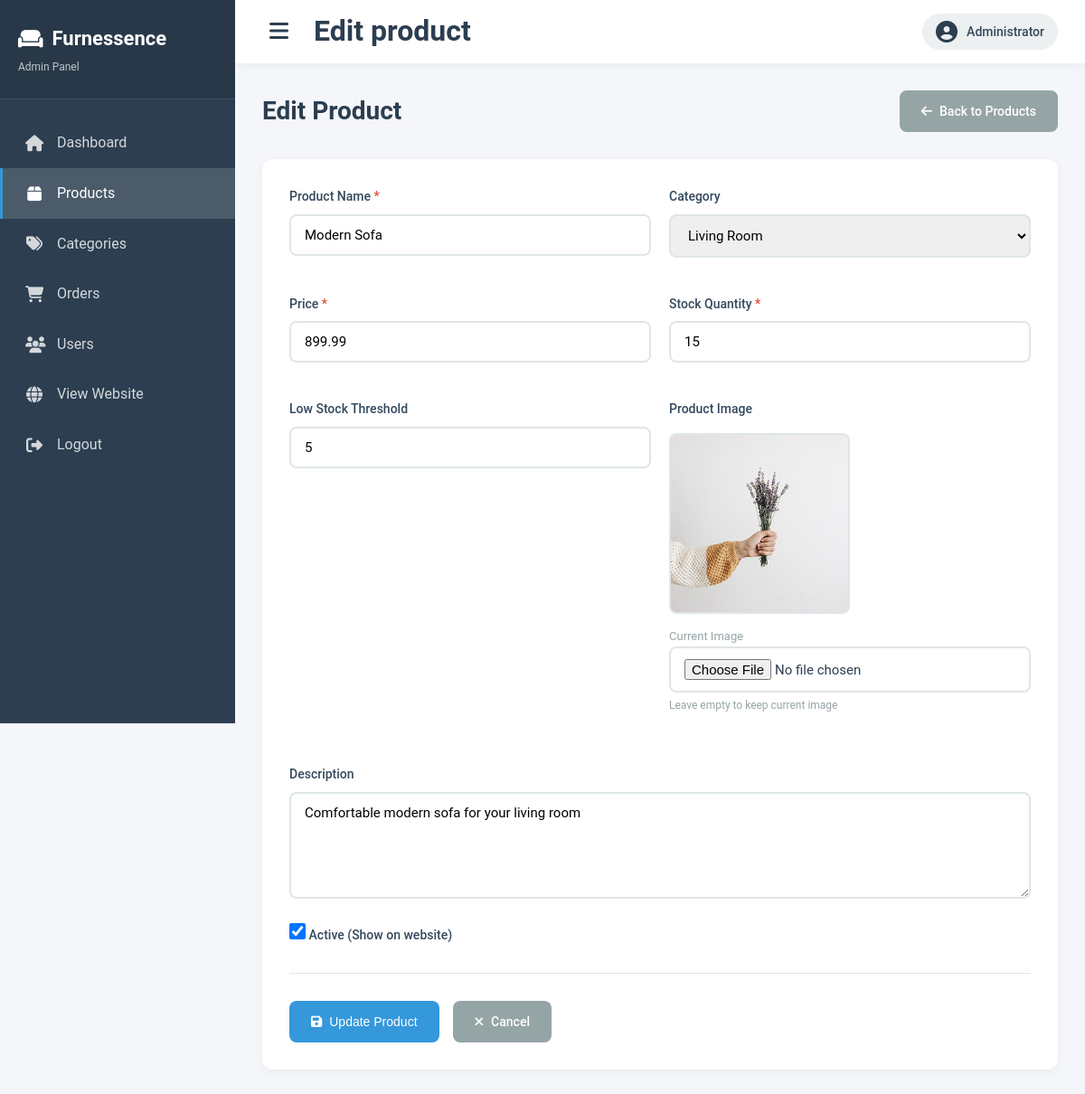
/Admin/edit_product.php?id=1 (signed in), run on the app's committed database.
### tables this page shows
CREATE TABLE IF NOT EXISTS products (
    id INT(11) AUTO_INCREMENT PRIMARY KEY,
    category_id INT(11),
    name VARCHAR(255) NOT NULL,
    slug VARCHAR(255) NOT NULL UNIQUE,
    description TEXT,
    price DECIMAL(10,2) NOT NULL,
    stock_quantity INT(11) NOT NULL DEFAULT 0,
    low_stock_threshold INT(11) DEFAULT 10,
    image VARCHAR(255),
    is_active TINYINT(1) DEFAULT 1,
    created_at TIMESTAMP DEFAULT CURRENT_TIMESTAMP,
    updated_at TIMESTAMP DEFAULT CURRENT_TIMESTAMP ON UPDATE CURRENT_TIMESTAMP,
    FOREIGN KEY (category_id) REFERENCES categories(id) ON DELETE SET NULL,
    INDEX idx_category (category_id),
    INDEX idx_slug (slug),
    INDEX idx_active (is_active)
);

CREATE TABLE IF NOT EXISTS categories (
    id INT(11) AUTO_INCREMENT PRIMARY KEY,
    name VARCHAR(100) NOT NULL,
    slug VARCHAR(100) NOT NULL UNIQUE,
    description TEXT,
    created_at TIMESTAMP DEFAULT CURRENT_TIMESTAMP,
    INDEX idx_slug (slug)
);

### Admin/admin_config.php (called while the page is built, shortened)
<?php
require_once dirname(__DIR__) . '/config.php';
function isAdminLoggedIn() {
    return isset($_SESSION['admin_id']) && isset($_SESSION['admin_username']);
}
function getAdminInfo() {
    global $conn;
    $admin_id = $_SESSION['admin_id'];
    $stmt = mysqli_prepare($conn, "SELECT id, username, email, full_name FROM admins WHERE id = ? LIMIT 1");
    mysqli_stmt_bind_param($stmt, "i", $admin_id);
    mysqli_stmt_execute($stmt);
    $result = mysqli_stmt_get_result($stmt);
    if ($result && mysqli_num_rows($result) > 0) {
        $admin = mysqli_fetch_assoc($result);
        return $admin;
    }
    return null;
}
?>

### Admin/edit_product.php (the view, shortened to what this page needs)
<?php
require_once 'admin_config.php';
$admin = getAdminInfo();
$product_id = isset($_GET['id']) ? intval($_GET['id']) : 0;
$product_stmt = mysqli_prepare($conn, "SELECT * FROM products WHERE id = ? LIMIT 1");
mysqli_stmt_bind_param($product_stmt, "i", $product_id);
mysqli_stmt_execute($product_stmt);
$product_result = mysqli_stmt_get_result($product_stmt);
$product = mysqli_fetch_assoc($product_result);
$categories_query = "SELECT * FROM categories ORDER BY name ASC";
$categories_result = mysqli_query($conn, $categories_query);
?>
<!DOCTYPE html>
<html lang="en">
<head>
    <link rel="stylesheet" href="../assests/css/admin.css">
    <link rel="stylesheet" href="https://cdnjs.cloudflare.com/ajax/libs/font-awesome/6.4.0/css/all.min.css">
</head>
<body class="admin-body">
    <?php include 'includes/sidebar.php'; ?>
    <div class="admin-main">
        <?php include 'includes/header.php'; ?>
        <div class="admin-content">
            <div class="page-header">
                <h1>Edit Product</h1>
                <a href="manage_products.php" class="btn-secondary">
                    <i class="fas fa-arrow-left"></i> Back to Products
                </a>
            </div>
            <div class="form-card">
                <form method="POST" enctype="multipart/form-data" class="admin-form">
                    <div class="form-grid">
                        <div class="form-group">
                            <label for="name">Product Name <span class="required">*</span></label>
                            <input
                                type="text"
                                id="name"
                                name="name"
                                required
                                value="<?php echo htmlspecialchars($product['name']); ?>"
                            >
                        </div>
                        <div class="form-group">
                            <label for="category_id">Category</label>
                            <select id="category_id" name="category_id">
                                <?php while($cat = mysqli_fetch_assoc($categories_result)): ?>
                                    <option value="<?php echo $cat['id']; ?>"
                                        <?php echo ($product['category_id'] == $cat['id']) ? 'selected' : ''; ?>>
                                        <?php echo htmlspecialchars($cat['name']); ?>
                                    </option>
                                <?php endwhile; ?>
                            </select>
                        </div>
                        <div class="form-group">
                            <label for="price">Price <span class="required">*</span></label>
                            <input
                                type="number"
                                id="price"
                                name="price"
                                required
                                step="0.01"
                                min="0"
                                value="<?php echo $product['price']; ?>"
                            >
                        </div>
                        <div class="form-group">
                            <label for="stock_quantity">Stock Quantity <span class="required">*</span></label>
                            <input
                                type="number"
                                id="stock_quantity"
                                name="stock_quantity"
                                required
                                min="0"
                                value="<?php echo $product['stock_quantity']; ?>"
                            >
                        </div>
                        <div class="form-group">
                            <label for="low_stock_threshold">Low Stock Threshold</label>
                            <input
                                type="number"
                                id="low_stock_threshold"
                                name="low_stock_threshold"
                                min="0"
                                value="<?php echo $product['low_stock_threshold']; ?>"
                            >
                        </div>
                        <div class="form-group">
                            <label for="image">Product Image</label>
                            <?php if (!empty($product['image'])): ?>
                                <div class="current-image">
                                    <img src="../<?php echo htmlspecialchars($product['image']); ?>" alt="Current">
                                    <p>Current Image</p>
                                </div>
                            <?php endif; ?>
                            <input
                                type="file"
                                id="image"
                                name="image"
                                accept="image/*"
                                onchange="previewImage(this)"
                            >
                            <small>Leave empty to keep current image</small>
                        </div>
                    </div>
                    <div class="form-group">
                        <label for="description">Description</label>
                        <textarea
                            id="description"
                            name="description"
                            rows="5"
                        ><?php echo htmlspecialchars($product['description']); ?></textarea>
                    </div>
                    <div class="form-group">
                        <label class="checkbox-label">
                            <input
                                type="checkbox"
                                name="is_active"
                                <?php echo $product['is_active'] ? 'checked' : ''; ?>
                            >
                            <span>Active (Show on website)</span>
                        </label>
                    </div>
                    <div class="form-actions">
                        <button type="submit" class="btn-primary">
                            <i class="fas fa-save"></i> Update Product
                        </button>
                        <a href="manage_products.php" class="btn-secondary">
                            <i class="fas fa-times"></i> Cancel
                        </a>
                    </div>
                </form>
            </div>
        </div>
    </div>
</body>
</html>

### Admin/includes/header.php (shortened to what this page needs)
<div class="admin-header">
    <div class="header-left">
        <button class="menu-toggle" onclick="toggleSidebar()">
            <i class="fas fa-bars"></i>
        </button>
        <h1><?php echo ucfirst(str_replace(['_', '.php'], [' ', ''], basename($_SERVER['PHP_SELF']))); ?></h1>
    </div>
    <div class="header-right">
        <div class="admin-profile">
            <i class="fas fa-user-circle"></i>
            <span><?php echo htmlspecialchars($admin['full_name'] ?? 'Admin'); ?></span>
        </div>
    </div>
</div>

### assests/css/admin.css (style rules this page uses)
* { margin: 0; padding: 0; box-sizing: border-box; }
a { text-decoration: none; color: inherit; }
:root { --primary-color: #2c3e50; --secondary-color: #3498db; --success-color: #27ae60; --danger-color: #e74c3c; --warning-color: #f39c12; --info-color: #3498db; --dark-color: #34495e; --light-color: #ecf0f1; --white: #ffffff; --gray: #95a5a6; --border-color: #dfe6e9; --sidebar-width: 260px; --header-height: 70px; }
body.admin-body { font-family: 'Roboto', 'Segoe UI', Tahoma, Geneva, Verdana, sans-serif; background: #f5f6fa; color: #2c3e50; line-height: 1.6; }
.form-group { margin-bottom: 25px; }
.form-group label { display: block; font-weight: 500; margin-bottom: 8px; color: var(--dark-color); font-size: 14px; }
.form-group input, .form-group select, .form-group textarea { width: 100%; padding: 12px 15px; border: 2px solid var(--border-color); border-radius: 8px; font-size: 15px; transition: all 0.3s; font-family: inherit; }
.admin-main { margin-left: var(--sidebar-width); min-height: 100vh; transition: all 0.3s; }
.admin-header { background: var(--white); height: var(--header-height); display: flex; align-items: center; justify-content: space-between; padding: 0 30px; box-shadow: 0 2px 10px rgba(0, 0, 0, 0.05); position: sticky; top: 0; z-index: 100; }
.header-left { display: flex; align-items: center; gap: 20px; }
.menu-toggle { background: none; border: none; font-size: 24px; color: var(--primary-color); cursor: pointer; padding: 8px; border-radius: 5px; transition: all 0.3s; }
.header-right { display: flex; align-items: center; gap: 20px; }
.admin-profile { display: flex; align-items: center; gap: 10px; padding: 8px 15px; background: var(--light-color); border-radius: 25px; }
.admin-profile i { font-size: 24px; color: var(--primary-color); }
.admin-profile span { font-size: 14px; font-weight: 500; color: var(--dark-color); }
.admin-content { padding: 30px; }
.page-header { display: flex; justify-content: space-between; align-items: center; margin-bottom: 30px; }
.page-header h1 { font-size: 28px; font-weight: 700; color: var(--primary-color); }
.btn-primary, .btn-secondary, .btn-success, .btn-danger, .btn-filter, .btn-reset, .btn-view-all { display: inline-flex; align-items: center; gap: 8px; padding: 12px 24px; border: none; border-radius: 8px; font-size: 14px; font-weight: 500; cursor: pointer; text-decoration: none; transition: all 0.3s; }
.btn-primary { background: var(--secondary-color); color: var(--white); }
.btn-secondary { background: var(--gray); color: var(--white); }
.table-card, .dashboard-card, .form-card, .filters-card { background: var(--white); border-radius: 12px; box-shadow: 0 2px 10px rgba(0, 0, 0, 0.05); margin-bottom: 20px; }
.form-card { padding: 30px; }
.admin-form { max-width: 900px; }
.form-grid { display: grid; grid-template-columns: repeat(auto-fit, minmax(300px, 1fr)); gap: 20px; margin-bottom: 20px; }
.form-group { margin-bottom: 20px; }
.form-group small { display: block; margin-top: 5px; font-size: 12px; color: var(--gray); }
.required { color: var(--danger-color); }
.checkbox-label { display: flex; align-items: center; gap: 10px; cursor: pointer; }
.checkbox-label input[type="checkbox"] { width: 18px; height: 18px; cursor: pointer; }
.image-preview, .current-image { margin-top: 15px; }
.image-preview img, .current-image img { max-width: 200px; max-height: 200px; border-radius: 8px; border: 2px solid var(--border-color); }
.current-image p { margin-top: 8px; font-size: 13px; color: var(--gray); }
.form-actions { display: flex; gap: 15px; margin-top: 30px; padding-top: 30px; border-top: 1px solid var(--border-color); }

### data on the page
products: name "Modern Sofa", category_id "Living Room", price "899.99", stock_quantity "15", low_stock_threshold "5", image (picture), description "Comfortable modern sofa for your living room", is_active "☑"

### other printed values
str_replace(['_', '.php'], [' ', ''], basename($_SERVER['PHP_SELF'])) "Edit product"
$admin['full_name'] "Administrator"
